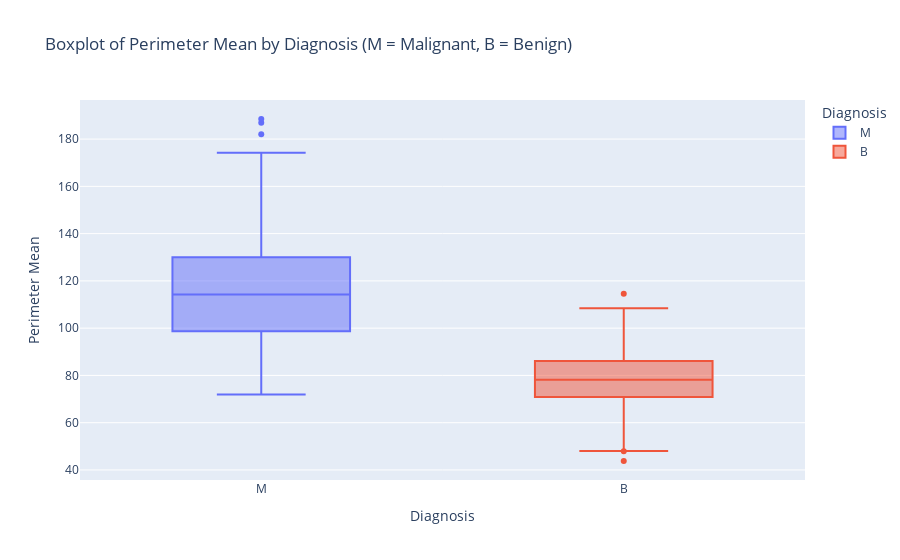

The notebook cell saved with this chart:
### Markdown cell above
### Box Plot of Perimeter Mean by Diagnosis

### Code cell
fig = px.box(df, 
             x='diagnosis', 
             y='perimeter_mean', 
             color='diagnosis',
             title='Boxplot of Perimeter Mean by Diagnosis (M = Malignant, B = Benign)',
             labels={'diagnosis': 'Diagnosis', 'perimeter_mean': 'Perimeter Mean'})

fig.show()

### Figure 1 — Plotly figure (JSON) as saved in the notebook; plotly's stock layout.template omitted (floating-point values rounded to 4 significant figures; data arrays with more than 128 entries replaced by an {"elided": "..."} marker saying what was removed)
{"data": [{"alignmentgroup": "True", "hovertemplate": "Diagnosis=%{x}<br>Perimeter Mean=%{y}<extra></extra>", "legendgroup": "M", "marker": {"color": "#636efa"}, "name": "M", "notched": false, "offsetgroup": "M", "orientation": "v", "showlegend": true, "type": "box", "x": {"elided": "212 str values"}, "x0": " ", "xaxis": "x", "y": {"elided": "212 float values"}, "y0": " ", "yaxis": "y"}, {"alignmentgroup": "True", "hovertemplate": "Diagnosis=%{x}<br>Perimeter Mean=%{y}<extra></extra>", "legendgroup": "B", "marker": {"color": "#EF553B"}, "name": "B", "notched": false, "offsetgroup": "B", "orientation": "v", "showlegend": true, "type": "box", "x": {"elided": "357 str values"}, "x0": " ", "xaxis": "x", "y": {"elided": "357 float values"}, "y0": " ", "yaxis": "y"}], "layout": {"boxmode": "overlay", "legend": {"title": {"text": "Diagnosis"}, "tracegroupgap": 0}, "title": {"text": "Boxplot of Perimeter Mean by Diagnosis (M = Malignant, B = Benign)"}, "xaxis": {"anchor": "y", "categoryarray": ["M", "B"], "categoryorder": "array", "domain": [0, 1], "title": {"text": "Diagnosis"}}, "yaxis": {"anchor": "x", "domain": [0, 1], "title": {"text": "Perimeter Mean"}}}}
